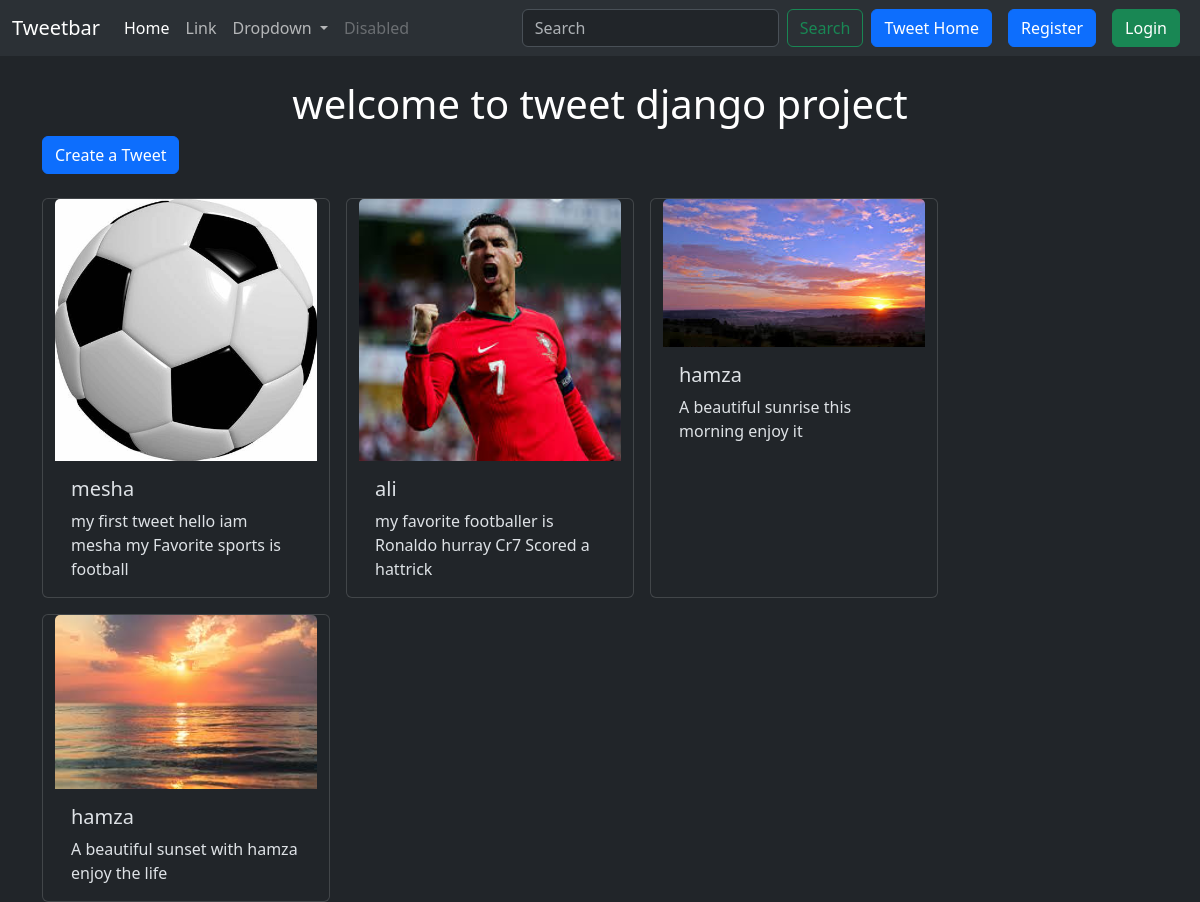
Screenshot of /tweet/ with the database file from the repository.
### tweet/models.py (models this page shows, shortened)
class Tweet(models.Model):
    user = models.ForeignKey(User,on_delete=models.CASCADE)
    text =models.TextField(max_length=240)
    photo= models.ImageField(upload_to='photos/',
    blank=True,null=True)
    created_at= models.DateTimeField(auto_now_add=True)
    updated_at= models.DateTimeField(auto_now=True)

### tweet/views.py (the view)
# urls.py: path('',views.tweet_list,name='tweet_list'),
def tweet_list(request):
    tweets = Tweet.objects.all().order_by('-created_at')
    return render(request, 'tweet_list.html', {
        'tweets': tweets
    })

### tweet/templates/tweet_list.html (shortened to what this page needs)
{% extends "layout.html" %}
{% block content %}
<h1 class="text-center text-white mt-4">welcome to tweet django project </h1>
<a class="btn btn-primary mb-4" href="{% url 'tweet_create'%}">Create a Tweet</a>
<div class="container row gap-3">
    {% for tweet in tweets %}
    <div class="card" style="width: 18rem;">
        <img src="{{tweet.photo.url}}" class="card-img-top" alt="...">
        <div class="card-body">
          <h5 class="card-title">{{tweet.user.username}}</h5>
          <p class="card-text">{{tweet.text}}</p>
        </div>
      </div>
      {% endfor %}
</div>
{% endblock %}

### templates/layout.html (shortened to what this page needs)
{% load static %}
<!DOCTYPE html>
<html lang="en" data-bs-theme="dark">
<head>
  <link href="https://cdn.jsdelivr.net/npm/bootstrap@5.3.3/dist/css/bootstrap.min.css" rel="stylesheet"
>
</head>
<body >
  <nav class="navbar navbar-expand-lg bg-body-tertiary">
    <div class="container-fluid">
      <a class="navbar-brand" href="#">Tweetbar</a>
      <div class="collapse navbar-collapse" id="navbarSupportedContent">
        <ul class="navbar-nav me-auto mb-2 mb-lg-0">
          <li class="nav-item">
            <a class="nav-link active" aria-current="page" href="#">Home</a>
          </li>
          <li class="nav-item">
            <a class="nav-link" href="#">Link</a>
          </li>
          <li class="nav-item dropdown">
            <a class="nav-link dropdown-toggle" href="#" role="button" data-bs-toggle="dropdown" aria-expanded="false">
              Dropdown
            </a>
          </li>
          <li class="nav-item">
            <a class="nav-link disabled" aria-disabled="true">Disabled</a>
          </li>
        </ul>
        <form class="d-flex" role="search">
          <input class="form-control me-2" type="search" placeholder="Search" aria-label="Search">
          <button class="btn btn-outline-success" type="submit">Search</button>
        </form>
        <a href="{% url 'tweet_list'%}" class="btn btn-primary mx-2">Tweet Home</a>
        {% if user.is_authenticated %}
        <form method="post" action="{% url 'logout' %}">
          {% csrf_token %}
          <button class="btn btn-danger" type="submit">Logout</button>
        </form>
        {% else%}
        <a href="{% url 'register'%}" class="btn btn-primary mx-2">Register</a>
        <a href="{% url 'login'%}" class="btn btn-success mx-2">Login</a>
        {% endif%}
      </div>
    </div>
  </nav>
  <div class="container">
    {% block content %}
    {% endblock %}
  </div>
</body>
</html>

### rows the page displays
Tweet: photo (picture), user.username "mesha", text "my first tweet hello iam mesha my Favorite sports is football"
Tweet: photo (picture), user.username "ali", text "my favorite footballer is Ronaldo hurray Cr7 Scored a hattrick"
Tweet: photo (picture), user.username "hamza", text "A beautiful sunrise this morning enjoy it"
Tweet: photo (picture), user.username "hamza", text "A beautiful sunset with hamza enjoy the life"
